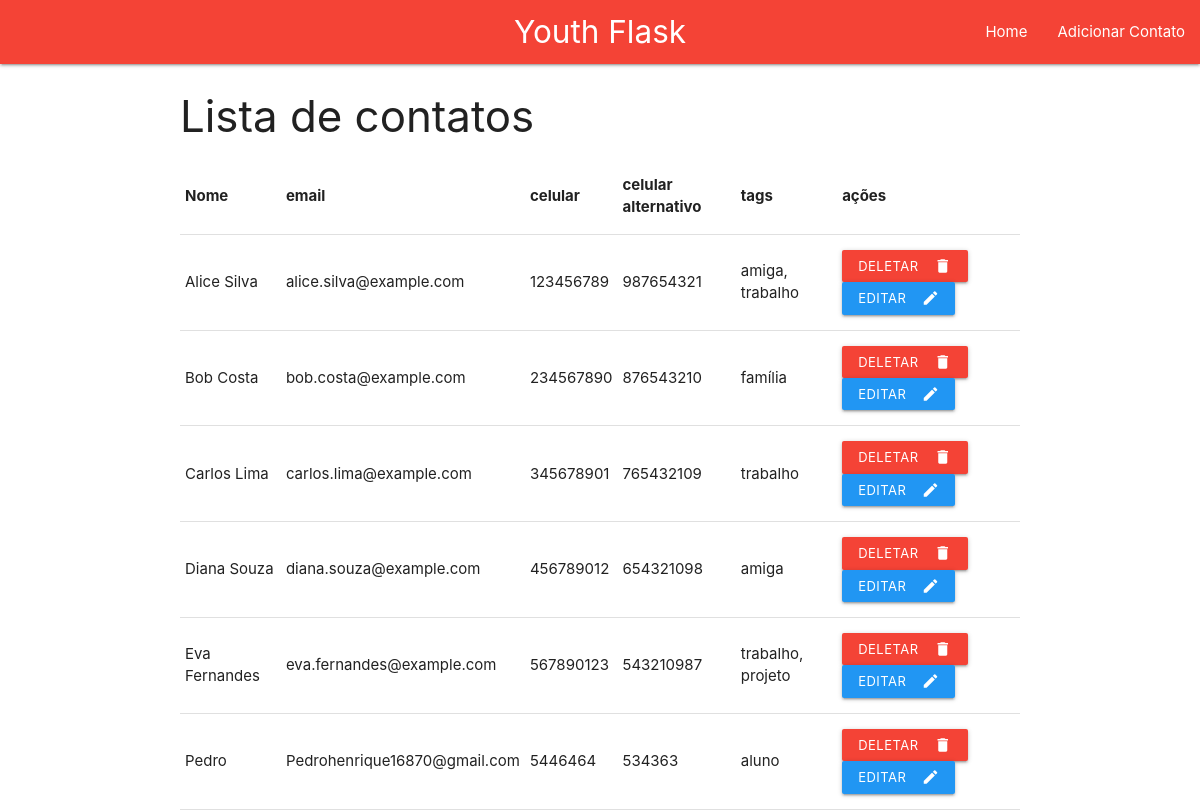
Before: / with the older database file.
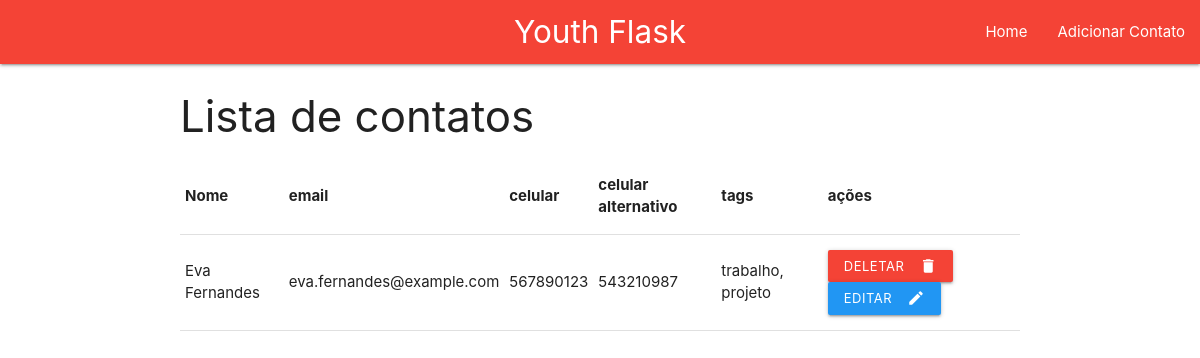
After: the same page with the newer database file.
### database.py (models this page shows)
class Contatos(Base):
    __tablename__ = 'contatos'
    id = Column(Integer, primary_key=True)
    nome = Column(String(100), nullable=False)
    email = Column(String(100), unique=True, nullable=False)
    celular = Column(String(20), nullable=False)
    celular_alt = Column(String(20), nullable=True)
    tags = Column(String(100), nullable=True)

### app.py (the view)
@app.route('/')
def index():
    contatos = session.query(Contatos).all()
    return render_template('index.html', contatos=contatos)

### templates/index.html (shortened to what this page needs)
{% extends 'base.html' %}
{% block content %}
<h3>Lista de contatos</h3>
    <table class="highlight">
      <thead>
        <tr>
            <th>Nome</th>
            <th>email</th>
            <th>celular</th>
            <th>celular alternativo</th>
            <th>tags</th>
            <th>ações</th>
        </tr>
      </thead>
    <tbody>
    {% for contato in contatos %}
    <tr>
      <td>{{contato.nome}}</td>
      <td>{{contato.email}}</td>
      <td>{{contato.celular}}</td>
      <td>{{contato.celular_alt}}</td>
      <td>{{contato.tags}}</td>
      <td>
        {% from 'buttons.html' import buttons %}
                    {{ buttons(contato) }}
      </td>
    </tr>
  </tbody>
    {% endfor %}
    </table>
{% endblock  %}

### templates/base.html (shortened to what this page needs)
<!DOCTYPE html>
<html lang="en">
<head>
    <link rel="stylesheet" href="https://cdnjs.cloudflare.com/ajax/libs/materialize/1.0.0/css/materialize.min.css">
</head>
<body>
    <nav class="red">
        <div class="nav-wrapper">
            <a href="#" class="brand-logo center">Youth Flask</a>
            <ul id="nav-mobile" class="right hide-on-med-and-down">
                <li><a href="/">Home</a></li>
                <li><a href="#add-modal" class="modal-trigger">Adicionar Contato</a></li>
            </ul>
        </div>
    </nav>
    <div class="container">
        {% block content %}{% endblock %}
    </div>
</body>

### templates/buttons.html (shortened to what this page needs)
{% macro buttons(contato) %}
<form action="/deletar_contato" method="post" style="display:inline;">
    <button class="waves-effect waves-light btn-small red" type="submit">
        <i class="material-icons right">delete</i>Deletar
    </button>
</form>
<a href="#edit-modal-{{ contato.id }}" class="waves-effect waves-light btn-small blue modal-trigger">
    <i class="material-icons right">edit</i>Editar
</a>
{% endmacro %}

Changed rows visible on the page:
removed Contatos: nome "Alice Silva", email "alice.silva@example.com", celular "123456789", celular_alt "987654321", tags "amiga, trabalho"
removed Contatos: nome "Bob Costa", email "bob.costa@example.com", celular "234567890", celular_alt "876543210", tags "família"
removed Contatos: nome "Carlos Lima", email "carlos.lima@example.com", celular "345678901", celular_alt "765432109", tags "trabalho"
removed Contatos: nome "Diana Souza", email "diana.souza@example.com", celular "456789012", celular_alt "654321098", tags "amiga"
removed Contatos: nome "Pedro", email "Pedrohenrique16870@gmail.com", celular "5446464", celular_alt "534363", tags "aluno"
